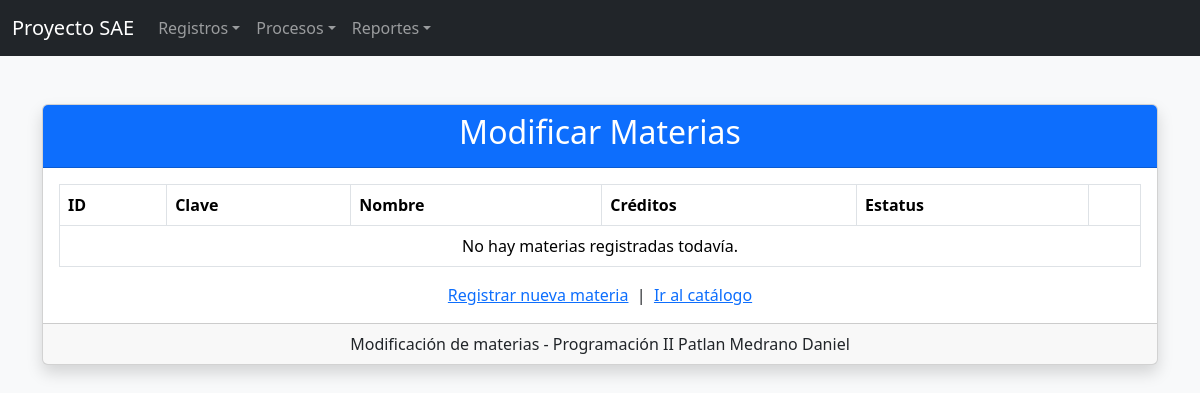
Page /proyecto_sae/formularios/modificar/Modificar_Materias.php on the earlier database version.
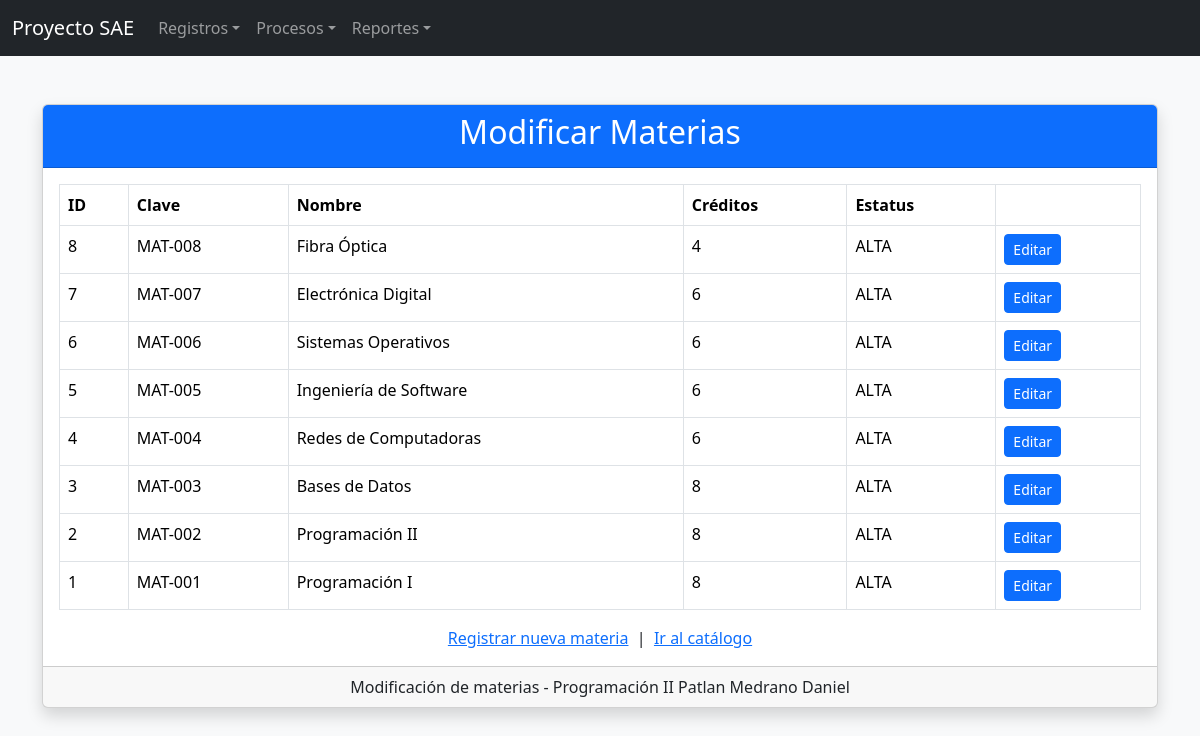
Same page on the later database version.
### tables this page shows
CREATE TABLE materias (
    ID_MATERIAS     INT AUTO_INCREMENT PRIMARY KEY,
    CLAVE_MATERIA   VARCHAR(15) NOT NULL,
    NOMBRE_MATERIA  VARCHAR(50) NOT NULL,
    CREDITOS        VARCHAR(5)  NOT NULL,
    DESCRIPCION     VARCHAR(255) NOT NULL DEFAULT '',
    ESTATUS         VARCHAR(4)  NOT NULL DEFAULT 'ALTA'
);

### proyecto_sae/config/conexion.php (called while the page is built, shortened)
<?php
$base = preg_replace('#/(Cruds|formularios)/.*$#i', '', $_SERVER['SCRIPT_NAME']);

### proyecto_sae/formularios/modificar/Modificar_Materias.php (the view, shortened to what this page needs)
<?php
require_once "../../config/conexion.php";
$materia = null;
$listaMaterias = null;
if ($materia === null) {
    $listaMaterias = $conexion->query("SELECT * FROM materias ORDER BY ID_MATERIAS DESC");
}
?>
<!DOCTYPE html>
<html lang="es">
<head>
    <link href="<?= $base ?>/assets/css/bootstrap.min.css" rel="stylesheet">
</head>
<body class="bg-light">
<?php include __DIR__ . "/../../NavBar/navbar.php"; ?>
<div class="container mt-5">
    <div class="card shadow">
        <div class="card-header bg-primary text-white text-center">
            <h2>Modificar Materias</h2>
        </div>
        <div class="card-body">
            <?php if ($materia !== null) { ?>
                <form method="POST">
                    <input type="hidden" name="id" value="<?php echo $materia["ID_MATERIAS"]; ?>">
                    <div class="mb-3">
                        <label class="form-label">Clave de la materia</label>
                        <input type="text" name="clavemateria" class="form-control" maxlength="15" required
                               value="<?php echo htmlspecialchars($materia["CLAVE_MATERIA"]); ?>">
                    </div>
                    <div class="mb-3">
                        <label class="form-label">Nombre de la materia</label>
                        <input type="text" name="nombremateria" class="form-control" maxlength="50" required
                               value="<?php echo htmlspecialchars($materia["NOMBRE_MATERIA"]); ?>">
                    </div>
                    <div class="mb-3">
                        <label class="form-label">Créditos</label>
                        <input type="text" name="creditos" class="form-control" maxlength="5" required
                               value="<?php echo htmlspecialchars($materia["CREDITOS"]); ?>">
                    </div>
                    <div class="mb-3">
                        <label class="form-label">Descripción de la materia</label>
                        <textarea name="descripcion" class="form-control" rows="3" maxlength="255" required><?php echo htmlspecialchars($materia["DESCRIPCION"]); ?></textarea>
                    </div>
                    <div class="mb-3">
                        <label class="form-label">Estatus</label>
                        <select name="estatus" class="form-control">
                            <option value="ALTA" <?php if ($materia["ESTATUS"] == "ALTA") echo "selected"; ?>>ALTA</option>
                            <option value="BAJA" <?php if ($materia["ESTATUS"] == "BAJA") echo "selected"; ?>>BAJA</option>
                        </select>
                    </div>
                    <button type="submit" name="actualizar" class="btn btn-primary">Guardar cambios</button>
                    <a href="<?= $base ?>/Cruds/crudmaterias.php" class="btn btn-secondary">Cancelar</a>
                </form>
            <?php } else { ?>
                <table class="table table-bordered table-hover">
                    <thead>
                        <tr>
                            <th>ID</th>
                            <th>Clave</th>
                            <th>Nombre</th>
                            <th>Créditos</th>
                            <th>Estatus</th>
                            <th></th>
                        </tr>
                    </thead>
                    <tbody>
                        <?php if ($listaMaterias && $listaMaterias->num_rows > 0) { ?>
                            <?php while ($fila = $listaMaterias->fetch_assoc()) { ?>
                                <tr>
                                    <td><?php echo $fila["ID_MATERIAS"]; ?></td>
                                    <td><?php echo htmlspecialchars($fila["CLAVE_MATERIA"]); ?></td>
                                    <td><?php echo htmlspecialchars($fila["NOMBRE_MATERIA"]); ?></td>
                                    <td><?php echo htmlspecialchars($fila["CREDITOS"]); ?></td>
                                    <td><?php echo htmlspecialchars($fila["ESTATUS"]); ?></td>
                                    <td><a href="?id=<?php echo $fila["ID_MATERIAS"]; ?>" class="btn btn-sm btn-primary">Editar</a></td>
                                </tr>
                            <?php } ?>
                        <?php } else { ?>
                            <tr>
                                <td colspan="6" class="text-center">No hay materias registradas todavía.</td>
                            </tr>
                        <?php } ?>
                    </tbody>
                </table>
            <?php } ?>
            <div class="text-center mt-3">
                <a href="../alta/Formulario_Materias.php">Registrar nueva materia</a>
                &nbsp;|&nbsp;
                <a href="<?= $base ?>/Cruds/crudmaterias.php">Ir al catálogo</a>
            </div>
        </div>
        <div class="card-footer text-center">
            Modificación de materias - Programación II Patlan Medrano Daniel
        </div>
    </div>
</div>
</body>
</html>

Differences in the rows shown:
added materias: ID_MATERIAS "8", CLAVE_MATERIA "MAT-008", NOMBRE_MATERIA "Fibra Óptica", CREDITOS "4", ESTATUS "ALTA"
added materias: ID_MATERIAS "7", CLAVE_MATERIA "MAT-007", NOMBRE_MATERIA "Electrónica Digital", CREDITOS "6", ESTATUS "ALTA"
added materias: ID_MATERIAS "6", CLAVE_MATERIA "MAT-006", NOMBRE_MATERIA "Sistemas Operativos", CREDITOS "6", ESTATUS "ALTA"
added materias: ID_MATERIAS "5", CLAVE_MATERIA "MAT-005", NOMBRE_MATERIA "Ingeniería de Software", CREDITOS "6", ESTATUS "ALTA"
added materias: ID_MATERIAS "4", CLAVE_MATERIA "MAT-004", NOMBRE_MATERIA "Redes de Computadoras", CREDITOS "6", ESTATUS "ALTA"
added materias: ID_MATERIAS "3", CLAVE_MATERIA "MAT-003", NOMBRE_MATERIA "Bases de Datos", CREDITOS "8", ESTATUS "ALTA"
added materias: ID_MATERIAS "2", CLAVE_MATERIA "MAT-002", NOMBRE_MATERIA "Programación II", CREDITOS "8", ESTATUS "ALTA"
added materias: ID_MATERIAS "1", CLAVE_MATERIA "MAT-001", NOMBRE_MATERIA "Programación I", CREDITOS "8", ESTATUS "ALTA"
Other differences:
text no longer shown: "No hay materias registradas todavía."
